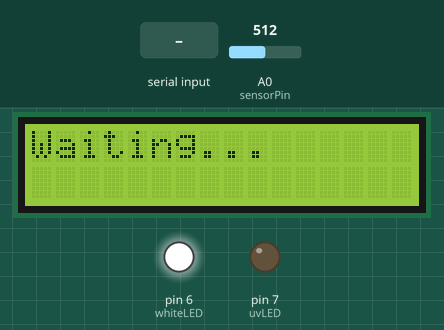
This sketch was run on a simulated Arduino Uno, built with avr-gcc and run on an emulated ATmega328P. Parts: 16×2 character LCD, output pins drawn as LEDs (lit = HIGH). The inputs (shaded band) are chosen by the test bench; at power-on: A0 (sensorPin) = 512. What the sketch prints to the serial monitor is not drawn.

Above: at 1.2 s.
1.3 s: "1\n" received over Serial
At 13.2 s:
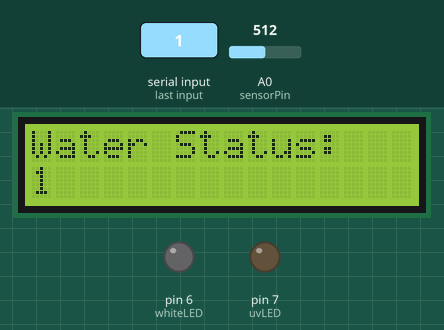
At 34.7 s:
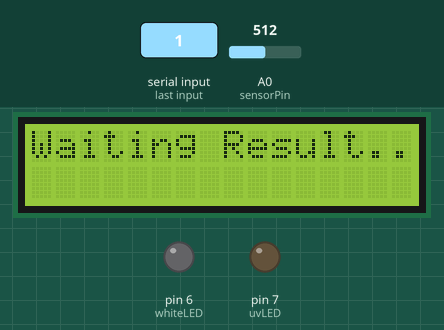
Timing chart, 0 to 36.2 s (numbered marks = the images above; inputs shaded):
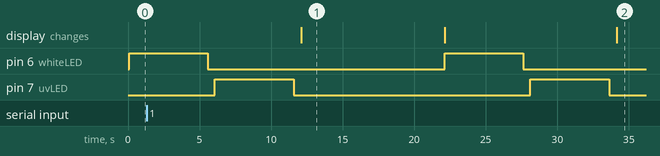

The sketch:

ComparisionTestor.ino
```cpp
#include <Wire.h>
#include <LiquidCrystal_I2C.h>

const int whiteLED = 6;
const int uvLED = 7;
const int sensorPin = A0;

LiquidCrystal_I2C lcd(0x27, 16, 2);

void setup() {
  Serial.begin(9600);
  pinMode(whiteLED, OUTPUT);
  pinMode(uvLED, OUTPUT);
  lcd.init();
  lcd.backlight();

  lcd.setCursor(0, 0);
  lcd.print("Waiting...");
}

void loop() {
  int white = 0;
  int uv = 0;

  // White LED reading
  digitalWrite(whiteLED, HIGH);
  delay(500); // LED warm-up
  white = analogRead(sensorPin);
  delay(5000);
  digitalWrite(whiteLED, LOW);
  delay(500);

  // UV LED reading
  digitalWrite(uvLED, HIGH);
  delay(500); // LED warm-up
  uv = analogRead(sensorPin);
  delay(5000);
  digitalWrite(uvLED, LOW);
  delay(500);

  // Send reading to Python
  Serial.print("White: ");
  Serial.print(white);
  Serial.print(", UV: ");
  Serial.println(uv);

  // Show interim message
  lcd.clear();
  lcd.setCursor(0, 0);
  lcd.print("Waiting Result...");

  // Wait for Python result
  String result = "";
  unsigned long start = millis();
  while (millis() - start < 10000) {
    if (Serial.available()) {
      result = Serial.readStringUntil('\n');
      result.trim();
      break;
    }
  }

  // Display final result
  lcd.clear();
  lcd.setCursor(0, 0);
  lcd.print("Water Status:");
  lcd.setCursor(0, 1);
  if (result.length() > 0) {
    lcd.print(result);
  } else {
    lcd.print("No response");
  }

  delay(10000);  // Keep result for 10 seconds

  // Reset screen for next reading
  lcd.clear();
  lcd.setCursor(0, 0);
  lcd.print("Waiting...");
}
```

Measured:
- after the input at 1.3 s, pin 7 (uvLED): LOW → HIGH after 26.8 s, → LOW 5.5 s later; the display: changes after 10.8 s (image 1)
- what the display in image 1 shows lasts 10.0 s, from 12.1 s to 22.1 s
